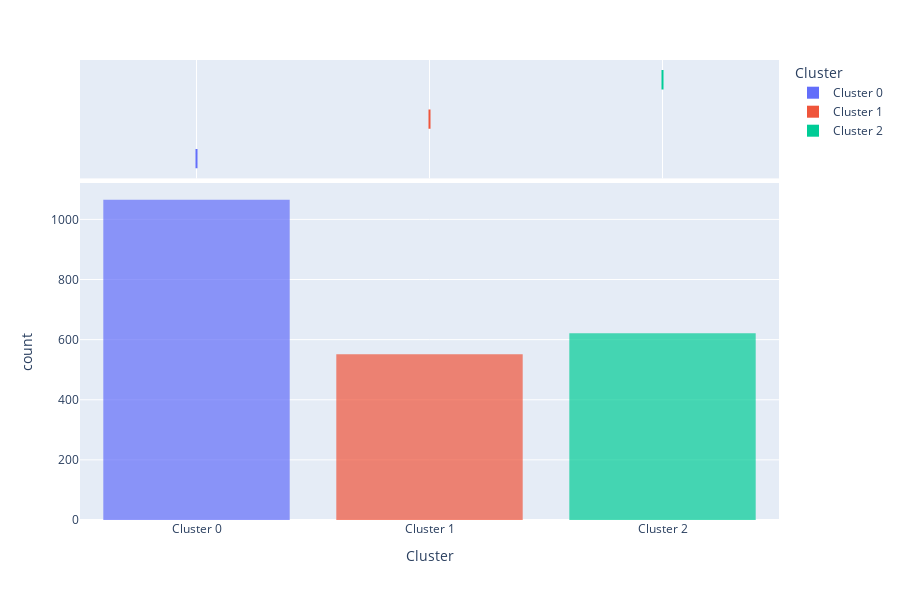

The cell this chart's notebook holds for it:
### Code cell
# Distribution

plot_model(kmeans, plot = 'distribution') #to see size of clusters

### Figure 1 — Plotly figure (JSON) as saved in the notebook; plotly's stock layout.template omitted (floating-point values rounded to 4 significant figures; data arrays with more than 128 entries replaced by an {"elided": "..."} marker saying what was removed)
{"data": [{"alignmentgroup": "True", "bingroup": "x", "hovertemplate": "Cluster=%{x}<br>count=%{y}<extra></extra>", "legendgroup": "Cluster 0", "marker": {"color": "#636efa", "opacity": 0.7, "pattern": {"shape": ""}}, "name": "Cluster 0", "offsetgroup": "Cluster 0", "orientation": "v", "showlegend": true, "type": "histogram", "x": {"elided": "1065 str values"}, "xaxis": "x", "yaxis": "y"}, {"alignmentgroup": "True", "customdata": {"elided": "1065x12 float values"}, "hovertemplate": "Cluster=%{x}<br>ID=%{customdata[0]}<br>Income=%{customdata[1]}<br>Recency=%{customdata[2]}<br>MntWines=%{customdata[3]}<br>MntMeatProducts=%{customdata[4]}<br>Tenure=%{customdata[5]}<br>Total_Amount_Spent=%{customdata[6]}<br>Total_Acp_Cmp=%{customdata[7]}<br>MntGoldProds=%{customdata[8]}<br>Total_Num_Purchases=%{customdata[9]}<br>NumDealsPurchases=%{customdata[10]}<br>NumWebVisitsMonth=%{customdata[11]}<extra></extra>", "legendgroup": "Cluster 0", "marker": {"color": "#636efa"}, "name": "Cluster 0", "notched": true, "offsetgroup": "Cluster 0", "showlegend": false, "type": "box", "x": {"elided": "1065 str values"}, "xaxis": "x2", "yaxis": "y2"}, {"alignmentgroup": "True", "bingroup": "x", "hovertemplate": "Cluster=%{x}<br>count=%{y}<extra></extra>", "legendgroup": "Cluster 1", "marker": {"color": "#EF553B", "opacity": 0.7, "pattern": {"shape": ""}}, "name": "Cluster 1", "offsetgroup": "Cluster 1", "orientation": "v", "showlegend": true, "type": "histogram", "x": {"elided": "551 str values"}, "xaxis": "x", "yaxis": "y"}, {"alignmentgroup": "True", "customdata": {"elided": "551x12 float values"}, "hovertemplate": "Cluster=%{x}<br>ID=%{customdata[0]}<br>Income=%{customdata[1]}<br>Recency=%{customdata[2]}<br>MntWines=%{customdata[3]}<br>MntMeatProducts=%{customdata[4]}<br>Tenure=%{customdata[5]}<br>Total_Amount_Spent=%{customdata[6]}<br>Total_Acp_Cmp=%{customdata[7]}<br>MntGoldProds=%{customdata[8]}<br>Total_Num_Purchases=%{customdata[9]}<br>NumDealsPurchases=%{customdata[10]}<br>NumWebVisitsMonth=%{customdata[11]}<extra></extra>", "legendgroup": "Cluster 1", "marker": {"color": "#EF553B"}, "name": "Cluster 1", "notched": true, "offsetgroup": "Cluster 1", "showlegend": false, "type": "box", "x": {"elided": "551 str values"}, "xaxis": "x2", "yaxis": "y2"}, {"alignmentgroup": "True", "bingroup": "x", "hovertemplate": "Cluster=%{x}<br>count=%{y}<extra></extra>", "legendgroup": "Cluster 2", "marker": {"color": "#00cc96", "opacity": 0.7, "pattern": {"shape": ""}}, "name": "Cluster 2", "offsetgroup": "Cluster 2", "orientation": "v", "showlegend": true, "type": "histogram", "x": {"elided": "621 str values"}, "xaxis": "x", "yaxis": "y"}, {"alignmentgroup": "True", "customdata": {"elided": "621x12 float values"}, "hovertemplate": "Cluster=%{x}<br>ID=%{customdata[0]}<br>Income=%{customdata[1]}<br>Recency=%{customdata[2]}<br>MntWines=%{customdata[3]}<br>MntMeatProducts=%{customdata[4]}<br>Tenure=%{customdata[5]}<br>Total_Amount_Spent=%{customdata[6]}<br>Total_Acp_Cmp=%{customdata[7]}<br>MntGoldProds=%{customdata[8]}<br>Total_Num_Purchases=%{customdata[9]}<br>NumDealsPurchases=%{customdata[10]}<br>NumWebVisitsMonth=%{customdata[11]}<extra></extra>", "legendgroup": "Cluster 2", "marker": {"color": "#00cc96"}, "name": "Cluster 2", "notched": true, "offsetgroup": "Cluster 2", "showlegend": false, "type": "box", "x": {"elided": "621 str values"}, "xaxis": "x2", "yaxis": "y2"}], "layout": {"barmode": "relative", "height": 600, "legend": {"title": {"text": "Cluster"}, "tracegroupgap": 0}, "margin": {"t": 60}, "xaxis": {"anchor": "y", "categoryarray": ["Cluster 0", "Cluster 1", "Cluster 2"], "categoryorder": "array", "domain": [0, 1], "title": {"text": "Cluster"}}, "xaxis2": {"anchor": "y2", "domain": [0, 1], "matches": "x", "showgrid": true, "showticklabels": false}, "yaxis": {"anchor": "x", "domain": [0, 0.7326], "title": {"text": "count"}}, "yaxis2": {"anchor": "x2", "domain": [0.7426, 1], "matches": "y2", "showgrid": false, "showline": false, "showticklabels": false, "ticks": ""}}}
